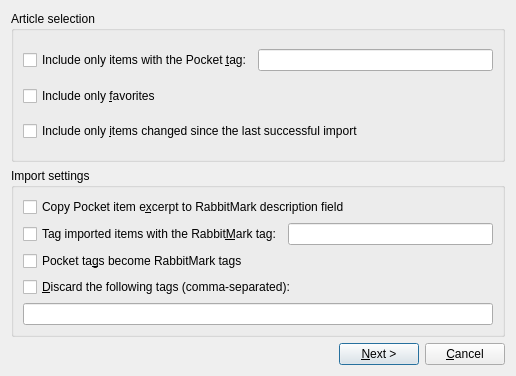
<?xml version="1.0" encoding="UTF-8"?>
<ui version="4.0">
 <class>Dialog</class>
 <widget class="QDialog" name="Dialog">
  <property name="geometry">
   <rect>
    <x>0</x>
    <y>0</y>
    <width>516</width>
    <height>376</height>
   </rect>
  </property>
  <property name="windowTitle">
   <string>Pocket Import Options</string>
  </property>
  <layout class="QVBoxLayout" name="verticalLayout_3">
   <item>
    <widget class="QGroupBox" name="groupBox_2">
     <property name="title">
      <string>Article selection</string>
     </property>
     <layout class="QVBoxLayout" name="verticalLayout">
      <item>
       <layout class="QHBoxLayout" name="horizontalLayout_2">
        <item>
         <widget class="QCheckBox" name="includeTagCheck">
          <property name="text">
           <string>Include only items with the Pocket &amp;tag:</string>
          </property>
         </widget>
        </item>
        <item>
         <widget class="QLineEdit" name="includeTagBox"/>
        </item>
       </layout>
      </item>
      <item>
       <widget class="QCheckBox" name="includeFavoritesCheck">
        <property name="text">
         <string>Include only &amp;favorites</string>
        </property>
       </widget>
      </item>
      <item>
       <widget class="QCheckBox" name="incrementalSyncCheck">
        <property name="text">
         <string>Include only &amp;items changed since the last successful import</string>
        </property>
       </widget>
      </item>
     </layout>
    </widget>
   </item>
   <item>
    <widget class="QGroupBox" name="groupBox">
     <property name="title">
      <string>Import settings</string>
     </property>
     <layout class="QVBoxLayout" name="verticalLayout_2">
      <item>
       <widget class="QCheckBox" name="copyExcerptCheck">
        <property name="text">
         <string>Copy Pocket item e&amp;xcerpt to RabbitMark description field</string>
        </property>
       </widget>
      </item>
      <item>
       <layout class="QHBoxLayout" name="horizontalLayout_3">
        <item>
         <widget class="QCheckBox" name="tagImportsCheck">
          <property name="text">
           <string>Tag imported items with the Rabbit&amp;Mark tag:</string>
          </property>
         </widget>
        </item>
        <item>
         <widget class="QLineEdit" name="tagImportsBox"/>
        </item>
       </layout>
      </item>
      <item>
       <widget class="QCheckBox" name="copyTagsCheck">
        <property name="text">
         <string>Pocket ta&amp;gs become RabbitMark tags</string>
        </property>
       </widget>
      </item>
      <item>
       <widget class="QCheckBox" name="discardTagsCheck">
        <property name="text">
         <string>&amp;Discard the following tags (comma-separated):</string>
        </property>
       </widget>
      </item>
      <item>
       <widget class="QLineEdit" name="discardTagsBox"/>
      </item>
     </layout>
    </widget>
   </item>
   <item>
    <layout class="QHBoxLayout" name="horizontalLayout">
     <item>
      <spacer name="horizontalSpacer">
       <property name="orientation">
        <enum>Qt::Horizontal</enum>
       </property>
       <property name="sizeHint" stdset="0">
        <size>
         <width>40</width>
         <height>20</height>
        </size>
       </property>
      </spacer>
     </item>
     <item>
      <widget class="QPushButton" name="importButton">
       <property name="text">
        <string>&amp;Next &gt;</string>
       </property>
      </widget>
     </item>
     <item>
      <widget class="QPushButton" name="cancelButton">
       <property name="text">
        <string>&amp;Cancel</string>
       </property>
      </widget>
     </item>
    </layout>
   </item>
  </layout>
 </widget>
 <resources/>
 <connections/>
</ui>
